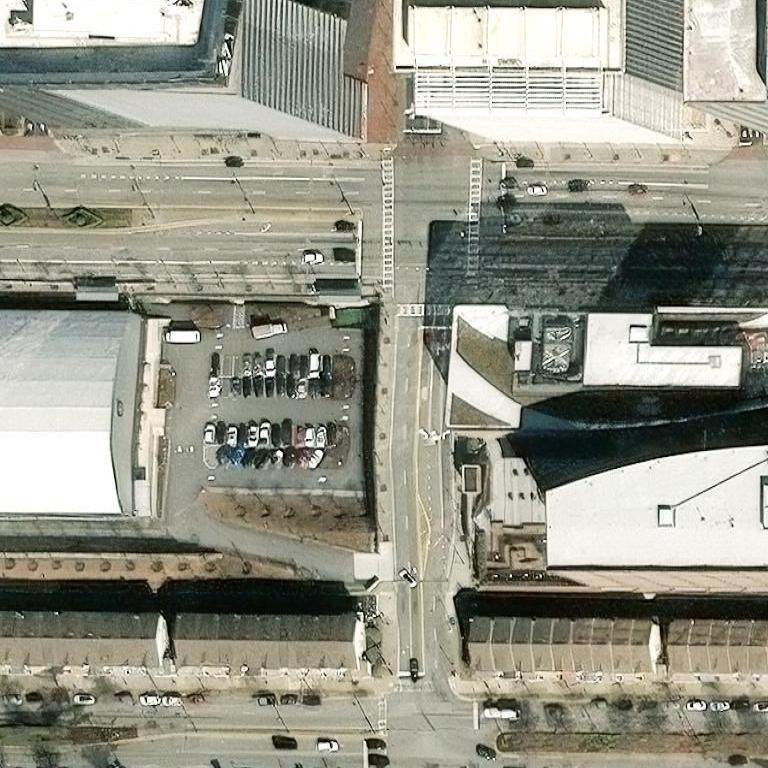
#> input picture test_Atlantic_Station.png, 768 x 768 px
$ python -i utils.py   (imports and definitions only)
#> lines starting #> are read from the running program, lines starting #| are printed output that depends on the picture; after the words box and inside, x2 and y2 are one past the last pixel; in counts of white or black regions, pixels touching at a corner belong together
#> further down, picture is the input picture: shape (768, 768, 3); mean B, G, R 135.1, 148.5, 148.4
"""
Image preprocessing utilities for parking space detection.

Provides CLAHE enhancement, morphological cleanup, stall-line enhancement,
and bounding-box annotation — all operating on OpenCV / PIL images.
"""

from __future__ import annotations

import cv2
import numpy as np
from PIL import Image, ImageDraw


def preprocess(image_bgr: np.ndarray) -> np.ndarray:
    """
    Full preprocessing pipeline on a BGR OpenCV image.

    Steps:

    1. Grayscale conversion + CLAHE contrast enhancement.
    2. Otsu thresholding to isolate white stall paint.
    3. Morphological closing / opening to clean the stripe mask.
    4. Dilation + contour detection to find the largest stripe cluster.
    5. Crop the original BGR image to that cluster's bounding box.

    If no cluster is found the original image is returned unchanged.

    Parameters
    ----------
    image_bgr : numpy.ndarray
        Input image in BGR colour order (OpenCV convention).

    Returns
    -------
    numpy.ndarray
        Cropped (or original) BGR image.
    """
    gray = cv2.cvtColor(image_bgr, cv2.COLOR_BGR2GRAY)
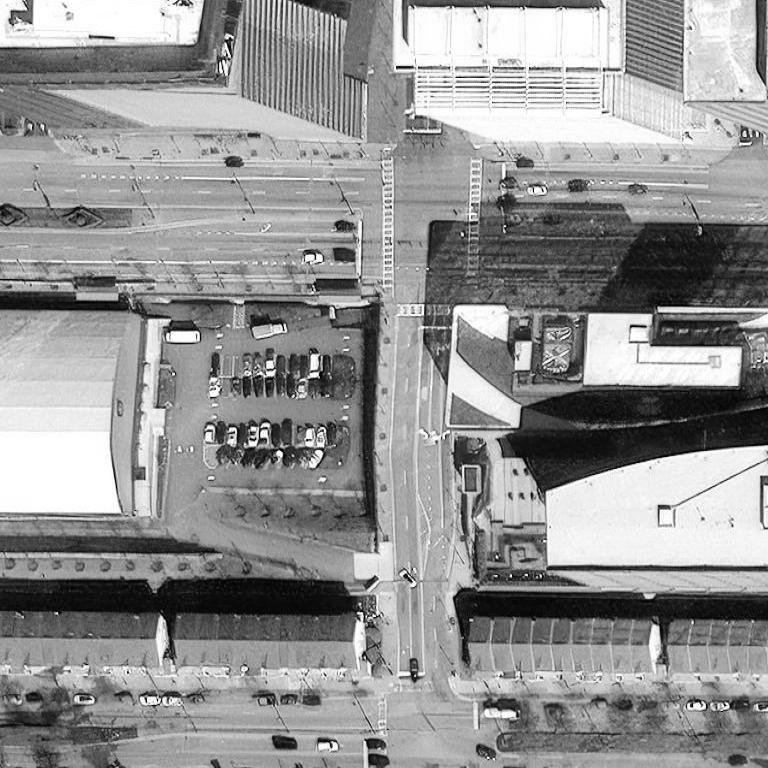
#> gray: shape (768, 768); min 0, max 255, mean 147

    clahe = cv2.createCLAHE(clipLimit=3.0, tileGridSize=(8, 8))
    gray_eq = clahe.apply(gray)
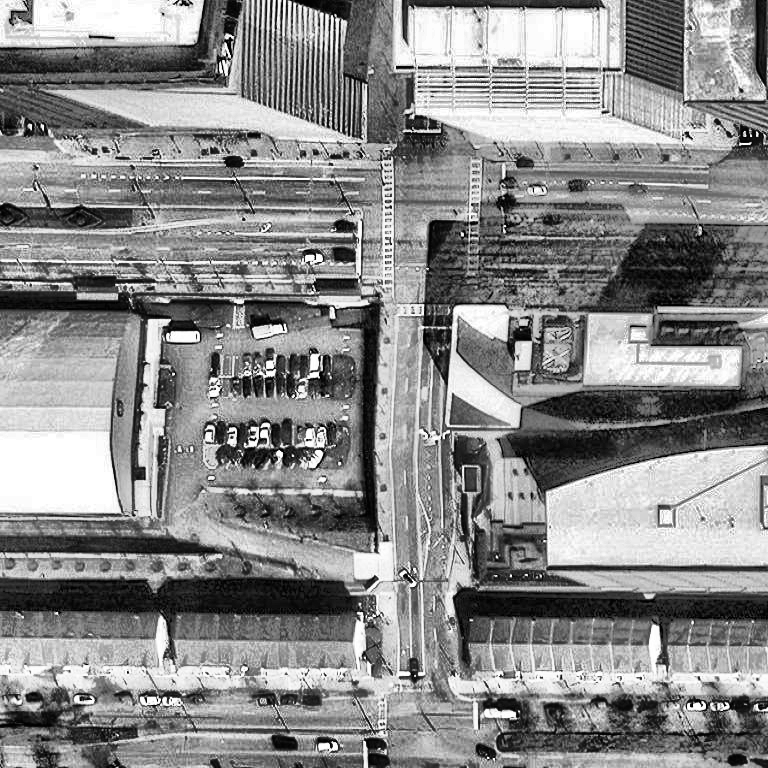
#> gray_eq: shape (768, 768); min 0, max 255, mean 137.8

    _, thresh_otsu = cv2.threshold(
        gray_eq, 0, 255, cv2.THRESH_BINARY + cv2.THRESH_OTSU
    )
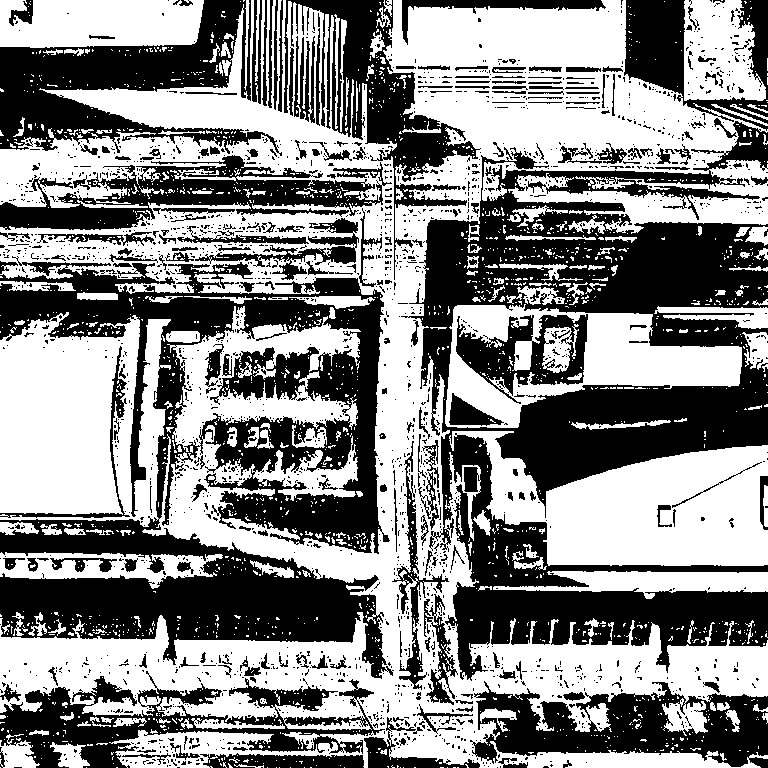
#> thresh_otsu: shape (768, 768); 53.4% white; 2111 black regions (1873 under 20 px), largest, box (x1, y1, x2, y2) and area: (401, 121, 768, 681) 83724, (0, 256, 394, 679) 70444, (0, 0, 282, 156) 17916

    kernel_close = cv2.getStructuringElement(cv2.MORPH_RECT, (15, 3))
    closed = cv2.morphologyEx(thresh_otsu, cv2.MORPH_CLOSE, kernel_close, iterations=2)
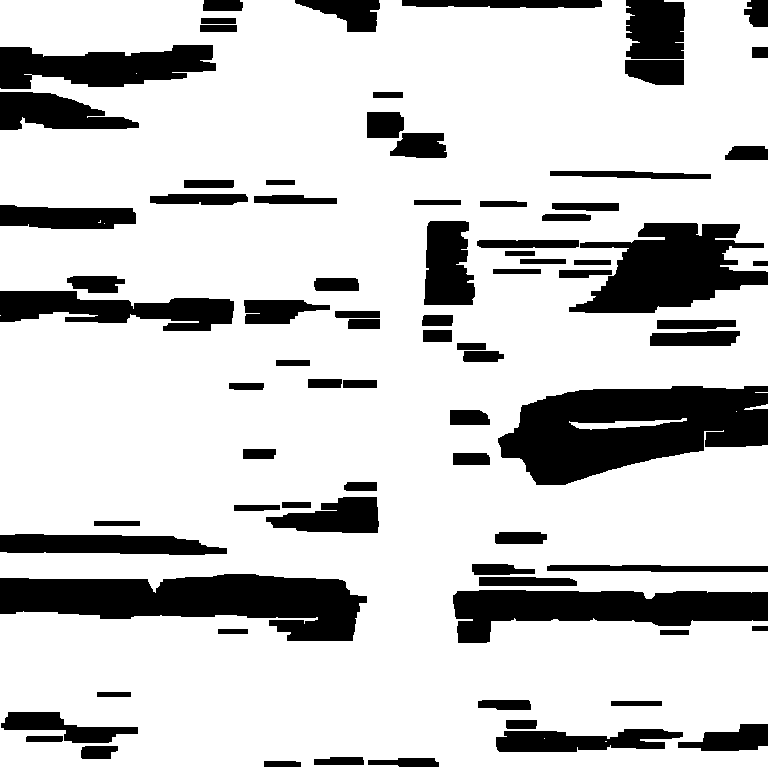
#> closed: shape (768, 768); 79.1% white; 81 black regions, largest, box (x1, y1, x2, y2) and area: (498, 386, 768, 485) 17807, (0, 574, 367, 641) 15120, (569, 223, 768, 313) 10559

    kernel_open = cv2.getStructuringElement(cv2.MORPH_RECT, (3, 3))
    cleaned = cv2.morphologyEx(closed, cv2.MORPH_OPEN, kernel_open, iterations=1)
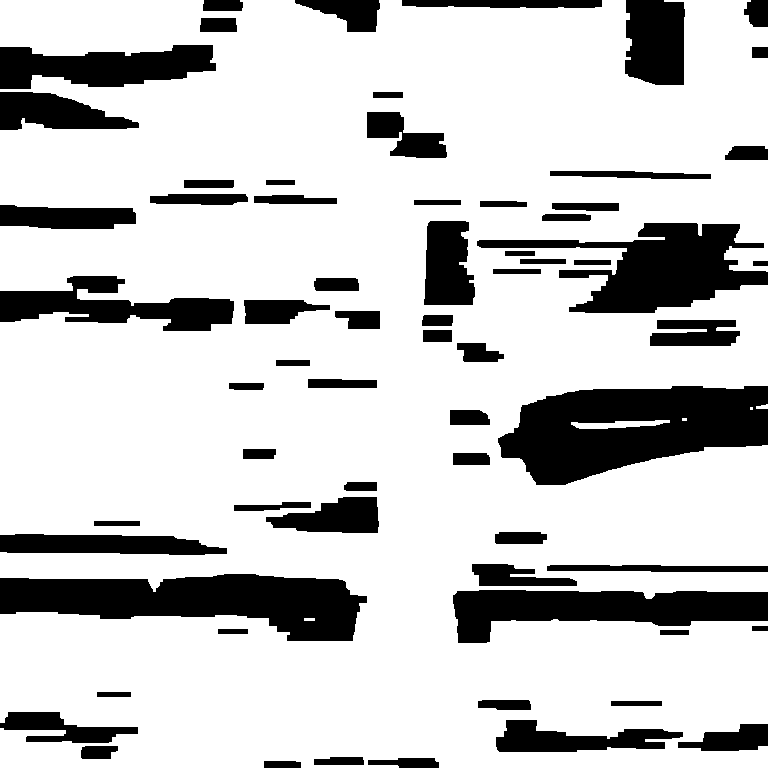
#> cleaned: shape (768, 768); 78.9% white; 67 black regions, largest, box (x1, y1, x2, y2) and area: (498, 386, 768, 485) 17913, (0, 574, 367, 641) 15210, (477, 223, 768, 313) 11802

    kernel_dil = cv2.getStructuringElement(cv2.MORPH_RECT, (25, 25))
    dilated = cv2.dilate(cleaned, kernel_dil, iterations=2)
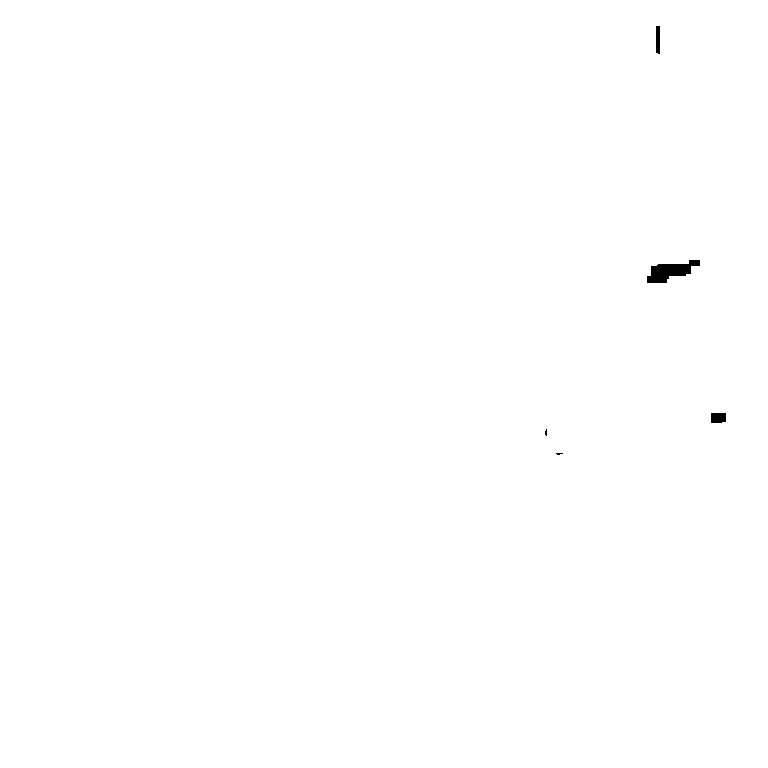
#> dilated: shape (768, 768); 99.8% white; 5 black regions (2 under 20 px), largest, box (x1, y1, x2, y2) and area: (647, 260, 700, 283) 665, (711, 413, 726, 423) 146, (656, 26, 660, 54) 110

    contours, _ = cv2.findContours(dilated, cv2.RETR_EXTERNAL, cv2.CHAIN_APPROX_SIMPLE)
#> contours = [[[0, 0], [0, 767], [767, 767], [767, 0]]]

    if contours:
        largest = max(contours, key=cv2.contourArea)
#> largest = [[0, 0], [0, 767], [767, 767], [767, 0]]
        x, y, w, h = cv2.boundingRect(largest)
#> x = 0; y = 0; w = 768; h = 768

        pad = 10
        x_min = max(0, x - pad)
#> x_min = 0
        y_min = max(0, y - pad)
#> y_min = 0
        x_max = min(image_bgr.shape[1], x + w + pad)
#> x_max = 768
        y_max = min(image_bgr.shape[0], y + h + pad)
#> y_max = 768

        return image_bgr[y_min:y_max, x_min:x_max]

    return image_bgr


# [65 lines left out: functions enhance_white_stalls, draw_bounding_boxes_pil, not called in this run]

>>> import cv2
>>> picture = cv2.imread('../test_Atlantic_Station.png')
>>> result = preprocess(picture)
